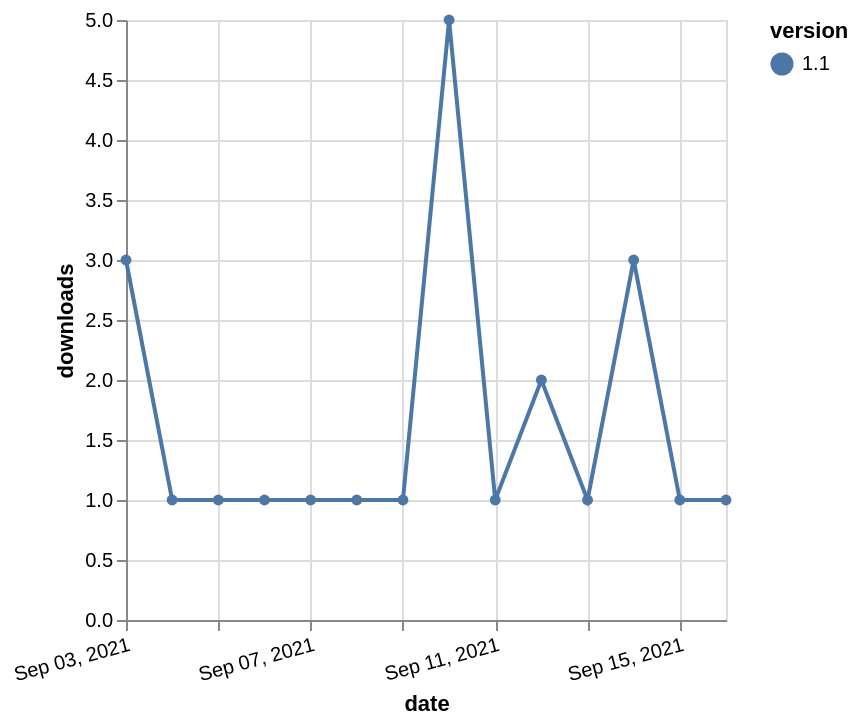

Specify this chart in Vega-Lite:
### Vega-Lite specification from a JSON file in a GitHub repository (floating-point values rounded to 4 significant figures)
{"$schema": "https://vega.github.io/schema/vega-lite/v5.json", "description": "A simple bar chart with embedded data.", "data": {"values": [{"date": "2021-09-03", "total": 273, "delta": 3, "version": "1.1"}, {"date": "2021-09-04", "total": 274, "delta": 1, "version": "1.1"}, {"date": "2021-09-05", "total": 275, "delta": 1, "version": "1.1"}, {"date": "2021-09-06", "total": 276, "delta": 1, "version": "1.1"}, {"date": "2021-09-07", "total": 277, "delta": 1, "version": "1.1"}, {"date": "2021-09-08", "total": 278, "delta": 1, "version": "1.1"}, {"date": "2021-09-09", "total": 279, "delta": 1, "version": "1.1"}, {"date": "2021-09-10", "total": 284, "delta": 5, "version": "1.1"}, {"date": "2021-09-11", "total": 285, "delta": 1, "version": "1.1"}, {"date": "2021-09-12", "total": 287, "delta": 2, "version": "1.1"}, {"date": "2021-09-13", "total": 288, "delta": 1, "version": "1.1"}, {"date": "2021-09-14", "total": 291, "delta": 3, "version": "1.1"}, {"date": "2021-09-15", "total": 292, "delta": 1, "version": "1.1"}, {"date": "2021-09-16", "total": 293, "delta": 1, "version": "1.1"}]}, "width": "container", "mark": {"type": "line", "point": {"filled": true}}, "encoding": {"x": {"field": "date", "type": "temporal", "timeUnit": "yearmonthdate", "title": "date", "axis": {"labelAngle": -15}}, "y": {"field": "delta", "type": "quantitative", "title": "downloads"}, "color": {"field": "version", "type": "nominal"}, "tooltip": {"field": "delta"}}}
